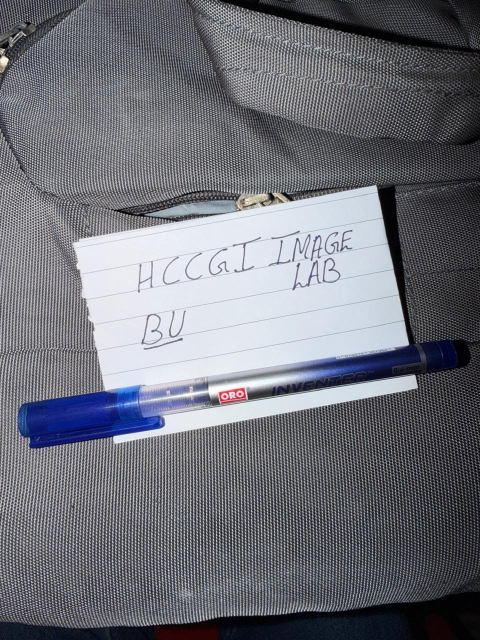
#> input picture images/original.jpg, 960 x 1280 px (shown at 1/2 size)
$ python weeks01-03_image_lab.py   (older library calls are emulated)
#> lines starting #> are read from the running program, lines starting #| are printed output that depends on the picture; after the words box and inside, x2 and y2 are one past the last pixel; in counts of white or black regions, pixels touching at a corner belong together
import os
import cv2
import numpy as np
import matplotlib.pyplot as plt

def inspect_image(image_path: str) -> dict:
    """Task 1: Load image and measure data properties."""
#> called with image_path = 'images/original.jpg'
    img = cv2.imread(image_path)
#> img is the input picture: shape (1280, 960, 3); mean B, G, R 121.8, 113.5, 111.8
    if img is None:
        raise FileNotFoundError(f"Image not found at {image_path}")

    height, width, channels = img.shape
#> height = 1280; width = 960; channels = 3
    pixel_count = height * width
#> pixel_count = 1228800
    estimated_bytes = pixel_count * channels * 1  # 8-bit per channel
#> estimated_bytes = 3686400
    color_order = "BGR"  # OpenCV loads images in BGR format

    return {
        "width": width,
        "height": height,
        "channels": channels,
        "shape": [height, width, channels],
        "pixel_count": pixel_count,
        "estimated_bytes": estimated_bytes,
        "color_order": color_order
    }

def create_pixel_views(image_path: str, output_dir: str) -> dict:
    """Task 2: Channel, grayscale, and downsampled views."""
#> called with image_path = 'images/original.jpg', output_dir = 'outputs'
    os.makedirs(output_dir, exist_ok=True)
    img_bgr = cv2.imread(image_path)
    img_rgb = cv2.cvtColor(img_bgr, cv2.COLOR_BGR2RGB)

    b, g, r = cv2.split(img_bgr)
    gray = cv2.cvtColor(img_bgr, cv2.COLOR_BGR2GRAY)

    h, w = img_bgr.shape[:2]
#> h = 1280; w = 960
    new_w, new_h = w // 2, h // 2
#> new_w = 480; new_h = 640
    downsampled = cv2.resize(img_rgb, (new_w, new_h), interpolation=cv2.INTER_AREA)

    fig, axes = plt.subplots(2, 3, figsize=(12, 8))
    axes[0, 0].imshow(r, cmap='gray')
    axes[0, 0].set_title("Red Channel")

    axes[0, 1].imshow(g, cmap='gray')
    axes[0, 1].set_title("Green Channel")

    axes[0, 2].imshow(b, cmap='gray')
    axes[0, 2].set_title("Blue Channel")

    axes[1, 0].imshow(gray, cmap='gray')
    axes[1, 0].set_title("Grayscale")

    axes[1, 1].imshow(downsampled)
    axes[1, 1].set_title(f"Downsampled ({new_w}x{new_h})")

    axes[1, 2].imshow(img_rgb)
    axes[1, 2].set_title(f"Original RGB ({w}x{h})")

    for ax in axes.flat:
        ax.axis('off')

    plt.tight_layout()
    output_path = os.path.join(output_dir, "pixel_views.png")
    plt.savefig(output_path)
    plt.close()

    return {
        "original_size": [w, h],
        "downsampled_size": [new_w, new_h],
        "output_path": output_path
    }

def create_adjustments(
    image_path: str,
    output_dir: str,
    brightness_delta: int = 40,
    contrast_factor: float = 1.5,
    threshold: int = 127,
) -> dict:
    """Task 3: Brightness, contrast, and thresholding."""
#> called with image_path = 'images/original.jpg', output_dir = 'outputs', brightness_delta = 40, contrast_factor = 1.5, threshold = 127
    os.makedirs(output_dir, exist_ok=True)
    img_bgr = cv2.imread(image_path)
    gray = cv2.cvtColor(img_bgr, cv2.COLOR_BGR2GRAY)

    # Brightness adjustment with clipping
    bright = np.clip(gray.astype(np.int16) + brightness_delta, 0, 255).astype(np.uint8)
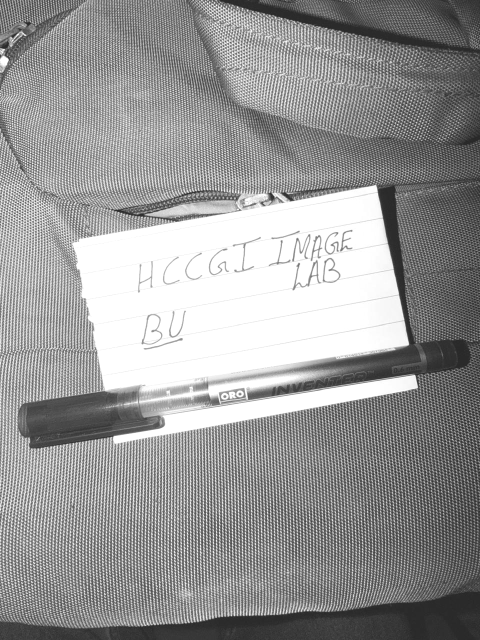
#> bright: shape (1280, 960) (shown at 1/2 size); min 40, max 255, mean 151.7

    # Contrast adjustment with clipping
    contrast = np.clip(gray.astype(np.float32) * contrast_factor, 0, 255).astype(np.uint8)
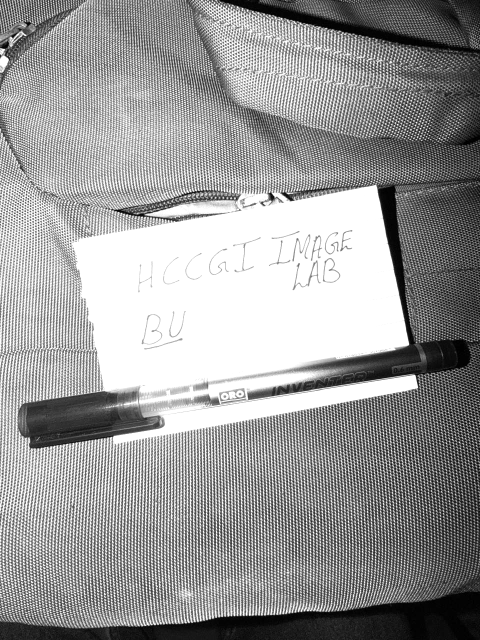
#> contrast: shape (1280, 960) (shown at 1/2 size); min 0, max 255, mean 153.8

    # Thresholding
    _, thresh_img = cv2.threshold(gray, threshold, 255, cv2.THRESH_BINARY)
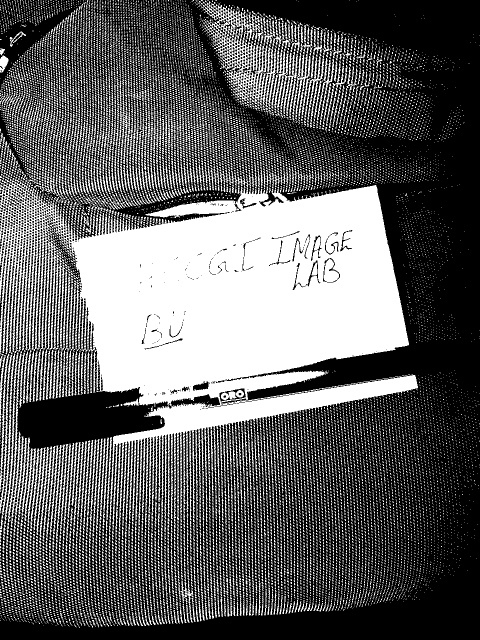
#> thresh_img: shape (1280, 960) (shown at 1/2 size); 38.3% white; 15869 white regions (14571 under 20 px), largest, box (x1, y1, x2, y2) and area: (0, 356, 836, 1056) 271711, (402, 0, 553, 214) 9358, (9, 705, 54, 1045) 3758

    fig, axes = plt.subplots(2, 2, figsize=(10, 10))
    axes[0, 0].imshow(gray, cmap='gray')
    axes[0, 0].set_title("Original Grayscale")

    axes[0, 1].imshow(bright, cmap='gray')
    axes[0, 1].set_title(f"Brighter (Delta={brightness_delta})")

    axes[1, 0].imshow(contrast, cmap='gray')
    axes[1, 0].set_title(f"High Contrast (Factor={contrast_factor})")

    axes[1, 1].imshow(thresh_img, cmap='gray')
    axes[1, 1].set_title(f"Thresholded (Val={threshold})")

    for ax in axes.flat:
        ax.axis('off')

    plt.tight_layout()
    output_path = os.path.join(output_dir, "adjustments.png")
    plt.savefig(output_path)
    plt.close()

    return {
        "brightness_delta": brightness_delta,
        "contrast_factor": contrast_factor,
        "threshold": threshold,
        "output_path": output_path
    }

def create_blur_and_edges(
    image_path: str,
    output_dir: str,
    kernel_size: int = 5,
) -> dict:
    """Task 4: Blur and Sobel edge detection."""
#> called with image_path = 'images/original.jpg', output_dir = 'outputs', kernel_size = 5
    if kernel_size % 2 == 0 or kernel_size <= 0:
        raise ValueError("kernel_size must be a positive odd integer.")

    os.makedirs(output_dir, exist_ok=True)
    img_bgr = cv2.imread(image_path)
    gray = cv2.cvtColor(img_bgr, cv2.COLOR_BGR2GRAY)

    # Mean Blur
    blurred = cv2.blur(gray, (kernel_size, kernel_size))

    # Sobel on Original Grayscale
    sobelx_orig = cv2.Sobel(gray, cv2.CV_64F, 1, 0, ksize=3)
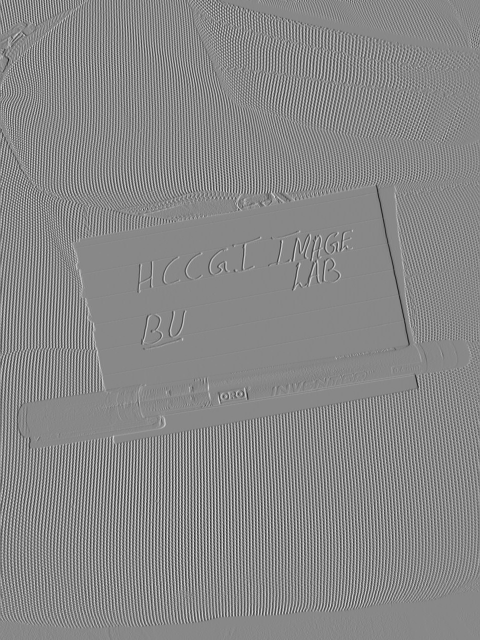
#> sobelx_orig: shape (1280, 960) float64 (shown at 1/2 size); min -815, max 710, mean -0.7; drawn with min black and max white
    sobely_orig = cv2.Sobel(gray, cv2.CV_64F, 0, 1, ksize=3)
    sobel_orig = np.clip(cv2.magnitude(sobelx_orig, sobely_orig), 0, 255).astype(np.uint8)
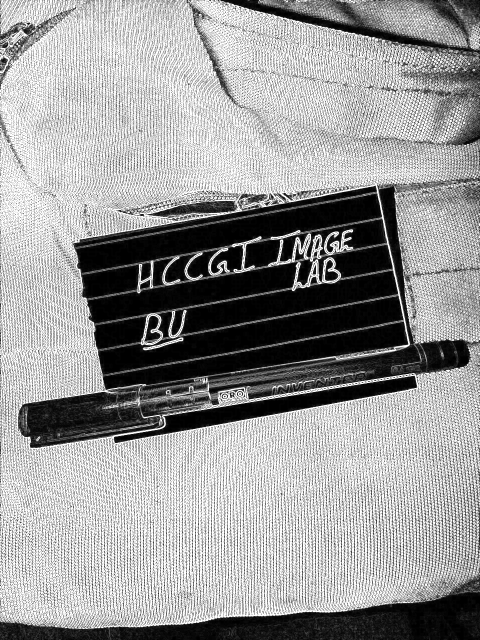
#> sobel_orig: shape (1280, 960) (shown at 1/2 size); min 0, max 255, mean 152

    # Sobel on Blurred Grayscale
    sobelx_blur = cv2.Sobel(blurred, cv2.CV_64F, 1, 0, ksize=3)
    sobely_blur = cv2.Sobel(blurred, cv2.CV_64F, 0, 1, ksize=3)
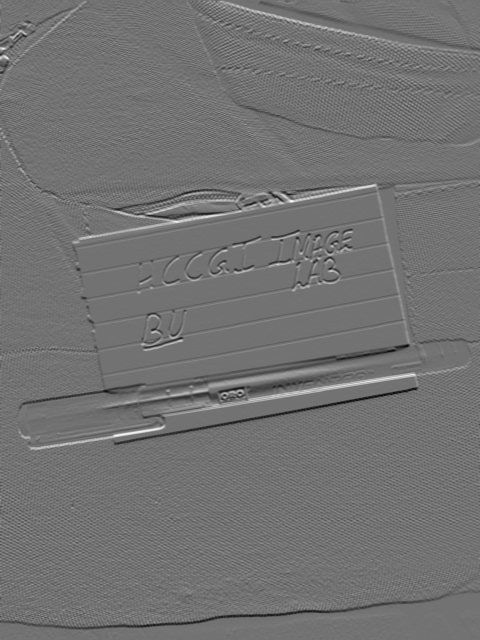
#> sobely_blur: shape (1280, 960) float64 (shown at 1/2 size); min -264, max 323, mean -0.3; drawn with min black and max white
    sobel_blur = np.clip(cv2.magnitude(sobelx_blur, sobely_blur), 0, 255).astype(np.uint8)
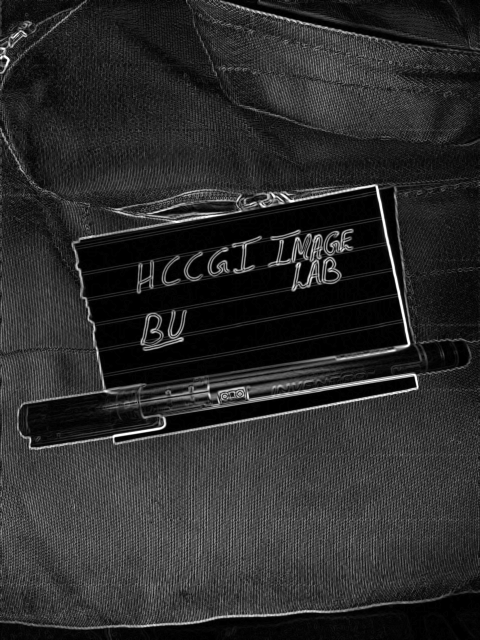
#> sobel_blur: shape (1280, 960) (shown at 1/2 size); min 0, max 255, mean 43.3

    fig, axes = plt.subplots(2, 2, figsize=(10, 10))
    axes[0, 0].imshow(gray, cmap='gray')
    axes[0, 0].set_title("Original Grayscale")

    axes[0, 1].imshow(blurred, cmap='gray')
    axes[0, 1].set_title(f"Mean Blur ({kernel_size}x{kernel_size})")

    axes[1, 0].imshow(sobel_orig, cmap='gray')
    axes[1, 0].set_title("Sobel Edges (Original)")

    axes[1, 1].imshow(sobel_blur, cmap='gray')
    axes[1, 1].set_title("Sobel Edges (Blurred)")

    for ax in axes.flat:
        ax.axis('off')

    plt.tight_layout()
    output_path = os.path.join(output_dir, "blur_and_edges.png")
    plt.savefig(output_path)
    plt.close()

    return {
        "kernel_size": kernel_size,
        "output_path": output_path
    }

def run_lab(image_path: str, output_dir: str) -> dict:
    """Task 5: Run all tasks."""
    return {
        "task1": inspect_image(image_path),
        "task2": create_pixel_views(image_path, output_dir),
        "task3": create_adjustments(image_path, output_dir),
        "task4": create_blur_and_edges(image_path, output_dir)
    }

def main() -> None:
    image_path = "images/original.jpg"
    output_dir = "outputs"
    os.makedirs(output_dir, exist_ok=True)

    results = run_lab(image_path, output_dir)
    print("Execution complete. Properties:")
    print(results["task1"])

if __name__ == "__main__":
    main()
